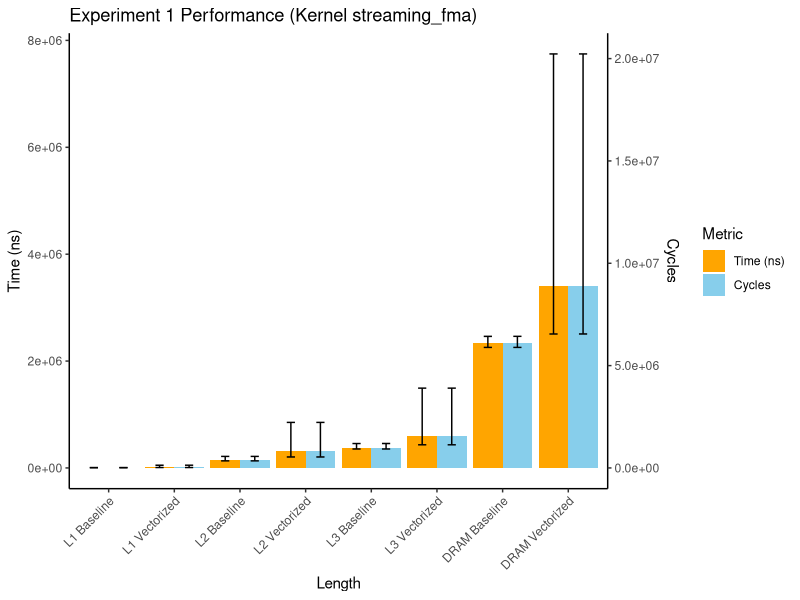
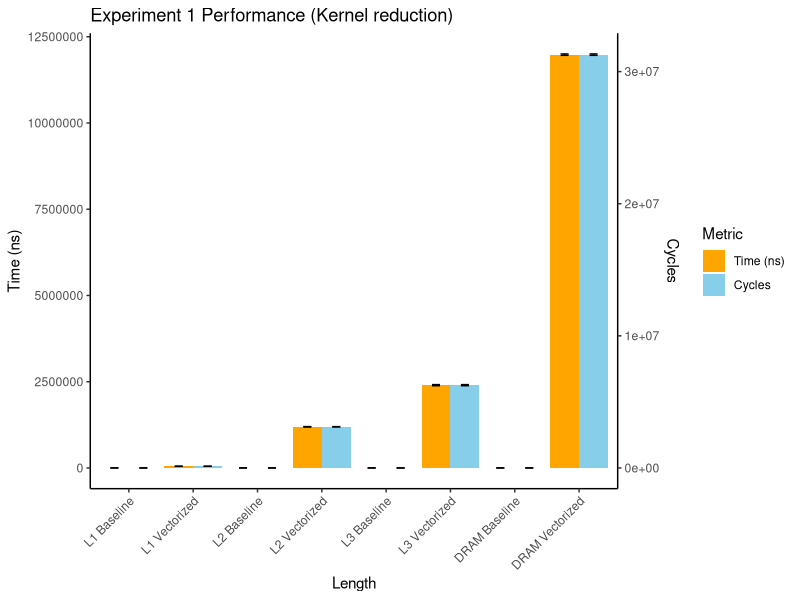
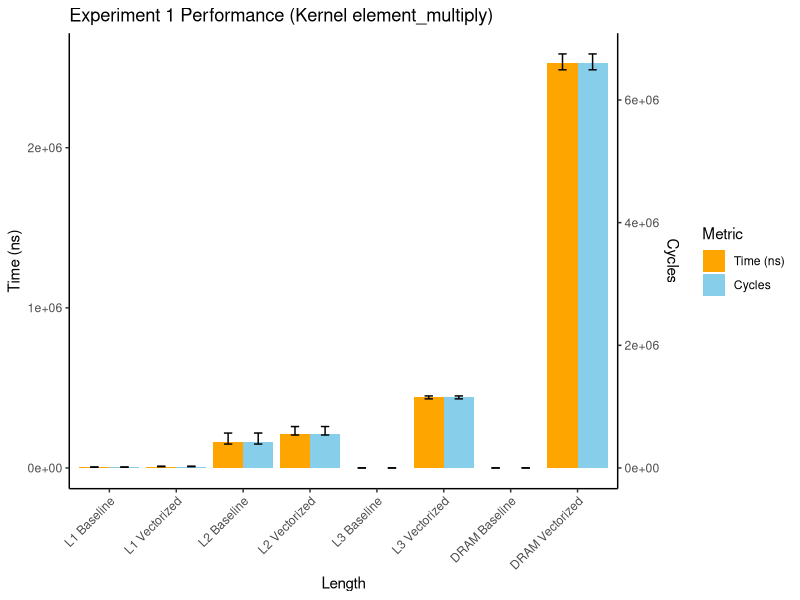
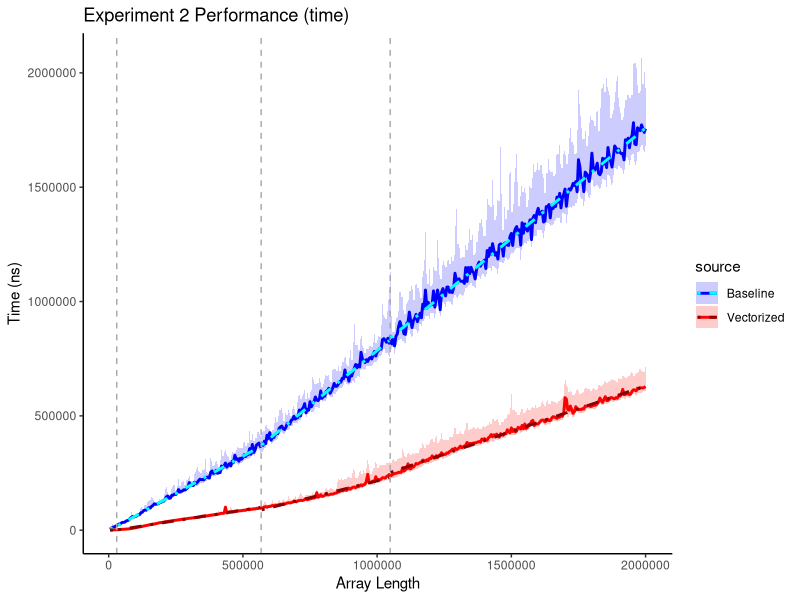
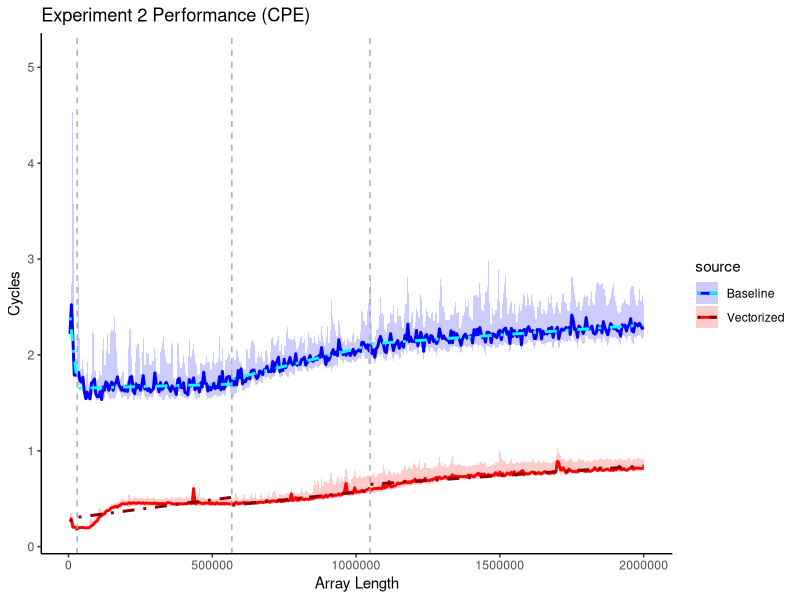
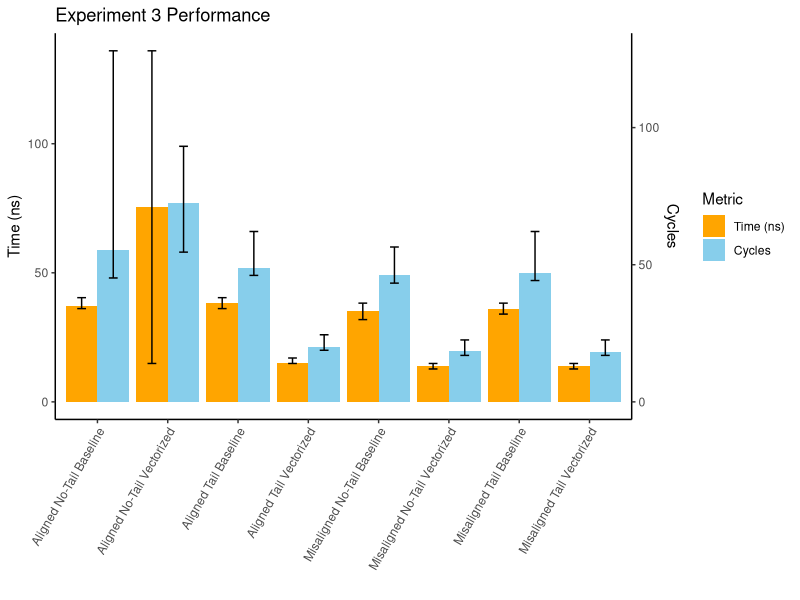
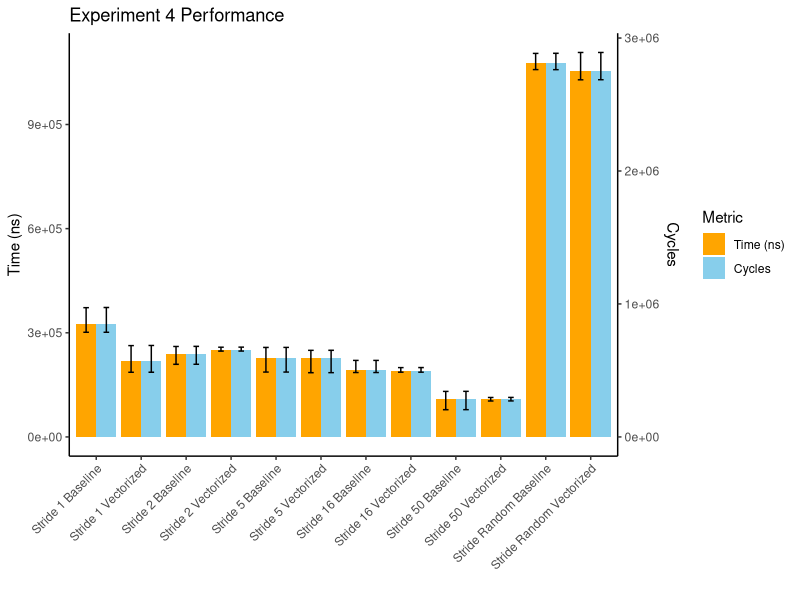
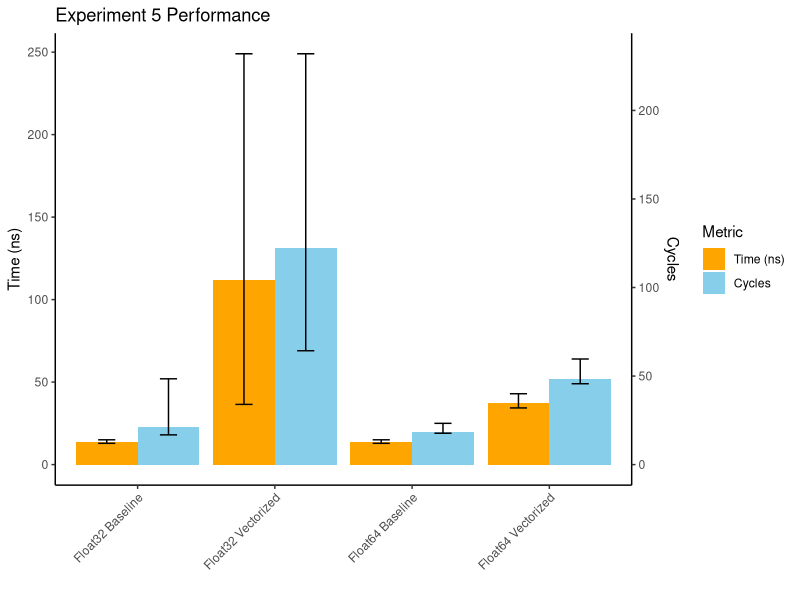

Reproduce these figures in R, in order.
#!/bin/env Rscript

# FULL DISCLOSURE: MOSTLY GENERATED BY CHATGPT

library(ggplot2)
library(tidyverse)

# EXPERIMENT 1

exp1base <- read.csv("csvs/experiment1-baseline.csv") %>% mutate(source = "Baseline")
exp1vect <- read.csv("csvs/experiment1-vectorized.csv") %>% mutate(source = "Vectorized")

flop_map <- c("streaming_fma" = 2,
              "reduction" = 2,
              "element_multiply" = 1)

length_map <- c("L1_ARR_LENGTH" = 20000,
                "L2_ARR_LENGTH" = 500000,
                "L3_ARR_LENGTH" = 1000000,
                "DRAM_ARR_LENGTH" = 5000000)

exp1 <- bind_rows(exp1base, exp1vect) %>%
  mutate(arr_len = length_map[length],
         flop_count = flop_map[kernel],
         gflops = flop_count * arr_len / avg_time_ns,
         gflops = round(gflops, 3))   # round nicely

data_long <- exp1 %>%
  pivot_longer(cols = c(avg_time_ns, avg_cycles),
               names_to = "metric",
               values_to = "avg") %>%
  mutate(min = ifelse(metric == "avg_time_ns", min_time_ns, min_cycles),
         max = ifelse(metric == "avg_time_ns", max_time_ns, max_cycles),
         length = recode(length,
                         "L1_ARR_LENGTH" = "L1",
                         "L2_ARR_LENGTH" = "L2",
                         "L3_ARR_LENGTH" = "L3",
                         "DRAM_ARR_LENGTH" = "DRAM"),
        length_source = paste(length, source)
  )

data_long$length_source <- factor(
  data_long$length_source,
  levels = c("L1 Baseline", "L1 Vectorized",
             "L2 Baseline", "L2 Vectorized",
             "L3 Baseline", "L3 Vectorized",
             "DRAM Baseline", "DRAM Vectorized")
)

kernels <- unique(data_long$kernel)

for (k in kernels) {
  plot_data <- filter(data_long, kernel == k)

  ratio_tbl <- exp1 %>%
    filter(kernel == k) %>%
    select(length, source, avg_time_ns) %>%
    pivot_wider(names_from = source, values_from = avg_time_ns) %>%
    mutate(ratio = Baseline / Vectorized)

  cat("\nKernel:", k, "\n")
  print(ratio_tbl %>% select(length, ratio))

  for (len in names(length_map)) {
    base_val <- exp1 %>% filter(kernel == k, length == len, source == "Baseline") %>% pull(gflops)
    vect_val <- exp1 %>% filter(kernel == k, length == len, source == "Vectorized") %>% pull(gflops)
    if (length(base_val) == 0 || length(vect_val) == 0) next
    cat(len,
        sprintf("Baseline: %.3f GFLOP/s | Vectorized: %.3f GFLOP/s\n",
                base_val, vect_val))
  }

  # Compute separate scales for each metric for plotting
  time_max <- max(plot_data$max[plot_data$metric == "avg_time_ns"])
  cycles_max <- max(plot_data$max[plot_data$metric == "avg_cycles"])
  scale_factor <- time_max / cycles_max

  plot_data <- plot_data %>%
    mutate(scaled_avg = ifelse(metric == "avg_cycles", avg * scale_factor, avg),
           scaled_min = ifelse(metric == "avg_cycles", min * scale_factor, min),
           scaled_max = ifelse(metric == "avg_cycles", max * scale_factor, max))

  p <- ggplot(plot_data, aes(x = length_source, y = scaled_avg, fill = metric)) +
    geom_bar(stat = "identity", position = position_dodge(width = 0.9)) +
    geom_errorbar(aes(ymin = scaled_min, ymax = scaled_max), position = position_dodge(width = 0.9), width = 0.25) +
    scale_fill_manual(values = c("avg_time_ns" = "skyblue", "avg_cycles" = "orange"),
                      labels = c("Time (ns)", "Cycles")) +
    scale_y_continuous(
      name = "Time (ns)",
      sec.axis = sec_axis(~. / scale_factor, name = "Cycles")
    ) +
    labs(title = paste("Experiment 1 Performance (Kernel ", k, ")", sep = ""), x = "Length", fill = "Metric") +
    theme_classic() +
    theme(axis.text.x = element_text(angle = 45, hjust = 1))

  print(p)
}

# EXPERIMENT 2

# Load CSV
exp2base <- read.csv("csvs/experiment2-baseline.csv") %>% mutate(source = "Baseline")
exp2vect <- read.csv("csvs/experiment2-vectorized.csv") %>% mutate(source = "Vectorized")

# Define X positions for vertical lines
vlines <- c(30038, 567979, 1048577)

# Combine into one dataframe
exp2 <- bind_rows(exp2base, exp2vect)

exp2 <- exp2 %>%
  mutate(section = cut(length, breaks = c(-Inf, vlines, Inf), labels = paste0("S", 1:(length(vlines) + 1))))

section_colors <- c("S1" = "#999999", "S2" = "#666666", "S3" = "#333333", "S4" = "#000000")

ggplot(exp2, aes(x = length, y = avg_time_ns, color = source, fill = source)) +
  geom_line(linewidth = 1) +
  geom_ribbon(aes(ymin = min_time_ns, ymax = max_time_ns), alpha = 0.2, color = NA) +
  geom_vline(xintercept = vlines, linetype = "dashed", color = "darkgrey") +
  geom_smooth(data = filter(exp2, source == "Baseline"), aes(group = interaction(source, section)), method = "lm", se = FALSE, linetype = "dotdash", color = "cyan") +
  geom_smooth(data = filter(exp2, source == "Vectorized"), aes(group = interaction(source, section)), method = "lm", se = FALSE, linetype = "dotdash", color = "red4") +
  labs(title = "Experiment 2 Performance (time)",
       x = "Array Length",
       y = "Time (ns)") +
  scale_color_manual(values = c("blue", "red")) +
  scale_fill_manual(values = c("blue", "red")) +
  theme_classic()

ggplot(exp2, aes(x = length, y = avg_cycles / length, color = source, fill = source)) +
  geom_line(linewidth = 1) +
  geom_ribbon(aes(ymin = min_cycles / length, ymax = max_cycles / length), alpha = 0.2, color = NA) +
  geom_vline(xintercept = vlines, linetype = "dashed", color = "darkgrey") +
  geom_smooth(data = filter(exp2, source == "Baseline"), aes(group = interaction(source, section)), method = "lm", se = FALSE, linetype = "dotdash", color = "cyan") +
  geom_smooth(data = filter(exp2, source == "Vectorized"), aes(group = interaction(source, section)), method = "lm", se = FALSE, linetype = "dotdash", color = "red4") +
  labs(title = "Experiment 2 Performance (CPE)",
       x = "Array Length",
       y = "Cycles") +
  scale_color_manual(values = c("blue", "red")) +
  scale_fill_manual(values = c("blue", "red")) +
  theme_classic()

# Experiment 3

# Load both files
exp3base <- read.csv("csvs/experiment3-baseline.csv") %>% mutate(source = "Baseline")
exp3vect <- read.csv("csvs/experiment3-vectorized.csv") %>% mutate(source = "Vectorized")

# Combine
exp3 <- bind_rows(exp3base, exp3vect)

# Pivot long so that time and cycles are both in one column
data_long <- exp3 %>%
  pivot_longer(cols = c(avg_time_ns, avg_cycles),
               names_to = "metric",
               values_to = "avg") %>%
  mutate(min = ifelse(metric == "avg_time_ns", min_time_ns, min_cycles),
         max = ifelse(metric == "avg_time_ns", max_time_ns, max_cycles),
         combo = paste(
           ifelse(alignment == "aligned", "Aligned", "Misaligned"),
           ifelse(tail == "tail", "Tail", "No-Tail"),
           source
         ))

# Define explicit order of bars
data_long$combo <- factor(
  data_long$combo,
  levels = c("Aligned No-Tail Baseline", "Aligned No-Tail Vectorized",
             "Aligned Tail Baseline",    "Aligned Tail Vectorized",
             "Misaligned No-Tail Baseline", "Misaligned No-Tail Vectorized",
             "Misaligned Tail Baseline",    "Misaligned Tail Vectorized")
)

# Compute scale factor for dual axis
time_max   <- max(data_long$max[data_long$metric == "avg_time_ns"])
cycles_max <- max(data_long$max[data_long$metric == "avg_cycles"])
scale_factor <- time_max / cycles_max

plot_data <- data_long %>%
  mutate(scaled_avg = ifelse(metric == "avg_cycles", avg * scale_factor, avg),
         scaled_min = ifelse(metric == "avg_cycles", min * scale_factor, min),
         scaled_max = ifelse(metric == "avg_cycles", max * scale_factor, max))

# Plot
p <- ggplot(plot_data, aes(x = combo, y = scaled_avg, fill = metric)) +
  geom_bar(stat = "identity", position = position_dodge(width = 0.9)) +
  geom_errorbar(aes(ymin = scaled_min, ymax = scaled_max),
                position = position_dodge(width = 0.9), width = 0.25) +
  scale_fill_manual(values = c("avg_time_ns" = "skyblue", "avg_cycles" = "orange"),
                    labels = c("Time (ns)", "Cycles")) +
  scale_y_continuous(
    name = "Time (ns)",
    sec.axis = sec_axis(~. / scale_factor, name = "Cycles")
  ) +
  labs(title = "Experiment 3 Performance", x = "", fill = "Metric") +
  theme_classic() +
  theme(axis.text.x = element_text(angle = 60, hjust = 1))  # tilt labels

print(p)

# Experiment 4

# Load both CSVs
exp4base <- read.csv("csvs/experiment4-baseline.csv") %>% mutate(source = "Baseline")
exp4vect <- read.csv("csvs/experiment4-vectorized.csv") %>% mutate(source = "Vectorized")

# Combine
exp4 <- bind_rows(exp4base, exp4vect)

# Pivot long: put time/cycles into one column
data_long <- exp4 %>%
  pivot_longer(cols = c(avg_time_ns, avg_cycles),
               names_to = "metric",
               values_to = "avg") %>%
  mutate(min = ifelse(metric == "avg_time_ns", min_time_ns, min_cycles),
         max = ifelse(metric == "avg_time_ns", max_time_ns, max_cycles),
         # Combine stride + source into one x-axis label
         stride_label = ifelse(stride == "gen", "Random", stride),
         combo = paste("Stride", stride_label, source))

# Factor for consistent ordering
data_long$combo <- factor(
  data_long$combo,
  levels = c("Stride 1 Baseline",  "Stride 1 Vectorized",
             "Stride 2 Baseline",  "Stride 2 Vectorized",
             "Stride 5 Baseline",  "Stride 5 Vectorized",
             "Stride 16 Baseline", "Stride 16 Vectorized",
             "Stride 50 Baseline", "Stride 50 Vectorized",
             "Stride Random Baseline", "Stride Random Vectorized")
)

# Compute scaling factor for dual axis
time_max   <- max(data_long$max[data_long$metric == "avg_time_ns"])
cycles_max <- max(data_long$max[data_long$metric == "avg_cycles"])
scale_factor <- time_max / cycles_max

plot_data <- data_long %>%
  mutate(scaled_avg = ifelse(metric == "avg_cycles", avg * scale_factor, avg),
         scaled_min = ifelse(metric == "avg_cycles", min * scale_factor, min),
         scaled_max = ifelse(metric == "avg_cycles", max * scale_factor, max))

# Plot
p <- ggplot(plot_data, aes(x = combo, y = scaled_avg, fill = metric)) +
  geom_bar(stat = "identity", position = position_dodge(width = 0.9)) +
  geom_errorbar(aes(ymin = scaled_min, ymax = scaled_max),
                position = position_dodge(width = 0.9), width = 0.25) +
  scale_fill_manual(values = c("avg_time_ns" = "skyblue", "avg_cycles" = "orange"),
                    labels = c("Time (ns)", "Cycles")) +
  scale_y_continuous(
    name = "Time (ns)",
    sec.axis = sec_axis(~. / scale_factor, name = "Cycles")
  ) +
  labs(title = "Experiment 4 Performance", x = "", fill = "Metric") +
  theme_classic() +
  theme(axis.text.x = element_text(angle = 45, hjust = 1))  # tilt labels

print(p)

# Experiment 5

# Load both CSVs
exp5base <- read.csv("csvs/experiment5-baseline.csv") %>% mutate(source = "Baseline")
exp5vect <- read.csv("csvs/experiment5-vectorized.csv") %>% mutate(source = "Vectorized")

# Combine
exp5 <- bind_rows(exp5base, exp5vect)

# Pivot long so both metrics are in one column
data_long <- exp5 %>%
  pivot_longer(cols = c(avg_time_ns, avg_cycles),
               names_to = "metric",
               values_to = "avg") %>%
  mutate(min = ifelse(metric == "avg_time_ns", min_time_ns, min_cycles),
         max = ifelse(metric == "avg_time_ns", max_time_ns, max_cycles),
         combo = paste("Float", bits, " ", source, sep = ""))

# Order the axis
data_long$combo <- factor(
  data_long$combo,
  levels = c("Float32 Baseline", "Float32 Vectorized",
             "Float64 Baseline", "Float64 Vectorized")
)

# Compute scaling for dual axis
time_max   <- max(data_long$max[data_long$metric == "avg_time_ns"])
cycles_max <- max(data_long$max[data_long$metric == "avg_cycles"])
scale_factor <- time_max / cycles_max

plot_data <- data_long %>%
  mutate(scaled_avg = ifelse(metric == "avg_cycles", avg * scale_factor, avg),
         scaled_min = ifelse(metric == "avg_cycles", min * scale_factor, min),
         scaled_max = ifelse(metric == "avg_cycles", max * scale_factor, max))

# Plot
p <- ggplot(plot_data, aes(x = combo, y = scaled_avg, fill = metric)) +
  geom_bar(stat = "identity", position = position_dodge(width = 0.9)) +
  geom_errorbar(aes(ymin = scaled_min, ymax = scaled_max),
                position = position_dodge(width = 0.9), width = 0.25) +
  scale_fill_manual(values = c("avg_time_ns" = "skyblue", "avg_cycles" = "orange"),
                    labels = c("Time (ns)", "Cycles")) +
  scale_y_continuous(
    name = "Time (ns)",
    sec.axis = sec_axis(~. / scale_factor, name = "Cycles")
  ) +
  labs(title = "Experiment 5 Performance", x = "", fill = "Metric") +
  theme_classic() +
  theme(axis.text.x = element_text(angle = 45, hjust = 1))

print(p)
